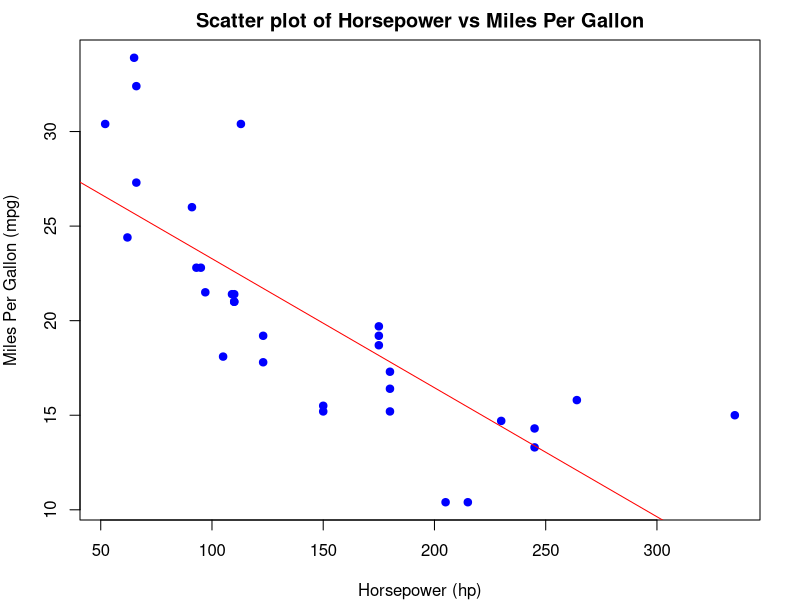

This chart was generated by the following R code:
data(mtcars) #load dataset 

head(mtcars) #take a look at first few rows of dataset
summary(mtcars) #summary statistics of dataset

#below we calculate mean miles per gallon (mpg)
mean_mpg <- mean(mtcars$mpg) 
print(paste("The mean miles per gallon is:", mean_mpg))

par(mar = c(4, 4, 2, 2)) # (bottom, left, top, right)

#create scatter plot of mpg vs horsepower(hp)
plot(mtcars$hp, mtcars$mpg,
     main="Scatter plot of Horsepower vs Miles Per Gallon",
     xlab="Horsepower (hp)", 
     ylab="Miles Per Gallon (mpg)",
     pch=19, col="blue")

abline(lm(mpg ~ hp, data=mtcars), col='red') #linear regression line


